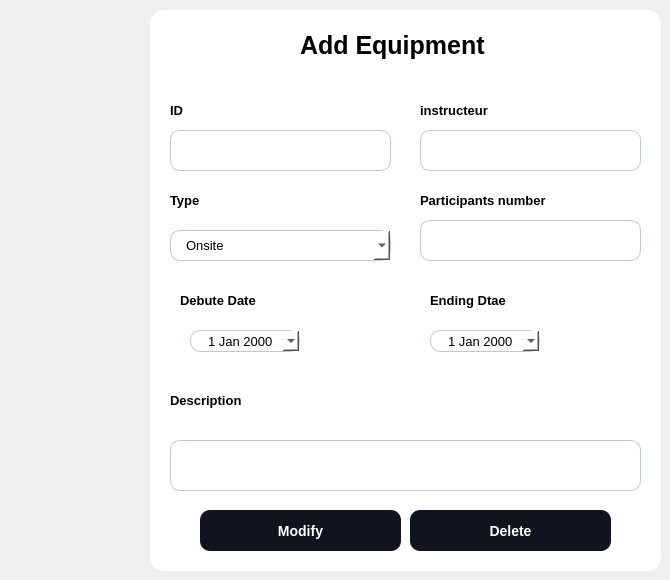
           <widget class="QWidget" name="page_15">
            <widget class="QWidget" name="add_container_6" native="true">
             <property name="geometry">
              <rect>
               <x>150</x>
               <y>10</y>
               <width>511</width>
               <height>561</height>
              </rect>
             </property>
             <property name="styleSheet">
              <string notr="true">background-color :white ; 
border-radius :14px ; 
</string>
             </property>
             <widget class="QPushButton" name="modify_formation">
              <property name="geometry">
               <rect>
                <x>50</x>
                <y>500</y>
                <width>201</width>
                <height>41</height>
               </rect>
              </property>
              <property name="cursor">
               <cursorShape>PointingHandCursor</cursorShape>
              </property>
              <property name="styleSheet">
               <string notr="true">QPushButton {
	background-color:#0F141E ; 
	border-radius:10px ; 
	color : white ; 
	font-size:14px ; 
	font-weight:bold; 
}

QPushButton::hover {
	background-color:#4AC7EA ; 
	color:white ; 
}</string>
              </property>
              <property name="text">
               <string>Modify</string>
              </property>
             </widget>
             <widget class="QPushButton" name="delete_formation">
              <property name="geometry">
               <rect>
                <x>260</x>
                <y>500</y>
                <width>201</width>
                <height>41</height>
               </rect>
              </property>
              <property name="cursor">
               <cursorShape>PointingHandCursor</cursorShape>
              </property>
              <property name="styleSheet">
               <string notr="true">QPushButton {
	background-color:#0F141E ; 
	border-radius:10px ; 
	color : white ; 
	font-size:14px ; 
	font-weight:bold; 
}

QPushButton::hover {
	background-color:#D60002 ; 
	color:white ; 
}</string>
              </property>
              <property name="text">
               <string>Delete</string>
              </property>
             </widget>
             <widget class="QTextEdit" name="description_3">
              <property name="geometry">
               <rect>
                <x>20</x>
                <y>430</y>
                <width>471</width>
                <height>51</height>
               </rect>
              </property>
              <property name="styleSheet">
               <string notr="true">
	background-color:white ; 
	border-radius:10px ; 
	font-size:13px ; 
	padding : 15px 0 0 15px ; 
	border:1px solid #BFC9D3 ; 

</string>
              </property>
             </widget>
             <widget class="QLabel" name="label_45">
              <property name="geometry">
               <rect>
                <x>20</x>
                <y>380</y>
                <width>81</width>
                <height>21</height>
               </rect>
              </property>
              <property name="styleSheet">
               <string notr="true">font-size:13px;
font-weight:bold ; </string>
              </property>
              <property name="text">
               <string>Description</string>
              </property>
             </widget>
             <widget class="QLabel" name="label_46">
              <property name="geometry">
               <rect>
                <x>30</x>
                <y>280</y>
                <width>81</width>
                <height>21</height>
               </rect>
              </property>
              <property name="styleSheet">
               <string notr="true">font-size:13px;
font-weight:bold ; </string>
              </property>
              <property name="text">
               <string>Debute Date</string>
              </property>
             </widget>
             <widget class="QLabel" name="label_47">
              <property name="geometry">
               <rect>
                <x>280</x>
                <y>280</y>
                <width>81</width>
                <height>21</height>
               </rect>
              </property>
              <property name="styleSheet">
               <string notr="true">font-size:13px;
font-weight:bold ; </string>
              </property>
              <property name="text">
               <string>Ending Dtae</string>
              </property>
             </widget>
             <widget class="QDateEdit" name="dateDebut_3">
              <property name="geometry">
               <rect>
                <x>40</x>
                <y>320</y>
                <width>110</width>
                <height>22</height>
               </rect>
              </property>
              <property name="styleSheet">
               <string notr="true">
	background-color:white ; 
	border-radius:10px ; 
	font-size:13px ; 
	padding-left : 15px ; 
	border:1px solid #BFC9D3 ; 
</string>
              </property>
              <property name="calendarPopup">
               <bool>true</bool>
              </property>
             </widget>
             <widget class="QDateEdit" name="dateFin_3">
              <property name="geometry">
               <rect>
                <x>280</x>
                <y>320</y>
                <width>110</width>
                <height>22</height>
               </rect>
              </property>
              <property name="styleSheet">
               <string notr="true">
	background-color:white ; 
	border-radius:10px ; 
	font-size:13px ; 
	padding-left : 15px ; 
	border:1px solid #BFC9D3 ; 
</string>
              </property>
              <property name="calendarPopup">
               <bool>true</bool>
              </property>
             </widget>
             <widget class="QComboBox" name="type_formation_2">
              <property name="geometry">
               <rect>
                <x>20</x>
                <y>220</y>
                <width>221</width>
                <height>31</height>
               </rect>
              </property>
              <property name="styleSheet">
               <string notr="true">
	background-color:white ; 
	border-radius:10px ; 
	font-size:13px ; 
	padding-left : 15px ; 
	border:1px solid #BFC9D3 ; 
</string>
              </property>
              <item>
               <property name="text">
                <string>Onsite</string>
               </property>
              </item>
              <item>
               <property name="text">
                <string>Online</string>
               </property>
              </item>
             </widget>
             <widget class="QLineEdit" name="nbParticipants_2">
              <property name="geometry">
               <rect>
                <x>270</x>
                <y>210</y>
                <width>221</width>
                <height>41</height>
               </rect>
              </property>
              <property name="styleSheet">
               <string notr="true">
	background-color:white ; 
	border-radius:10px ; 
	font-size:13px ; 
	padding-left : 15px ; 
	border:1px solid #BFC9D3 ; 
</string>
              </property>
             </widget>
             <widget class="QLabel" name="label_42">
              <property name="geometry">
               <rect>
                <x>20</x>
                <y>180</y>
                <width>31</width>
                <height>21</height>
               </rect>
              </property>
              <property name="styleSheet">
               <string notr="true">font-size:13px;
font-weight:bold ; </string>
              </property>
              <property name="text">
               <string>Type</string>
              </property>
             </widget>
             <widget class="QLabel" name="label_43">
              <property name="geometry">
               <rect>
                <x>270</x>
                <y>180</y>
                <width>141</width>
                <height>21</height>
               </rect>
              </property>
              <property name="styleSheet">
               <string notr="true">font-size:13px;
font-weight:bold ; </string>
              </property>
              <property name="text">
               <string>Participants number</string>
              </property>
             </widget>
             <widget class="QLabel" name="label_48">
              <property name="geometry">
               <rect>
                <x>20</x>
                <y>90</y>
                <width>21</width>
                <height>21</height>
               </rect>
              </property>
              <property name="styleSheet">
               <string notr="true">font-size:13px;
font-weight:bold ; </string>
              </property>
              <property name="text">
               <string>ID</string>
              </property>
             </widget>
             <widget class="QLabel" name="title1_4">
              <property name="geometry">
               <rect>
                <x>150</x>
                <y>20</y>
                <width>201</width>
                <height>31</height>
               </rect>
              </property>
              <property name="styleSheet">
               <string notr="true">
	font-size: 25px ; 
	font-weight:bold ; 
</string>
              </property>
              <property name="text">
               <string>Add Equipment</string>
              </property>
             </widget>
             <widget class="QLabel" name="label_44">
              <property name="geometry">
               <rect>
                <x>270</x>
                <y>90</y>
                <width>81</width>
                <height>21</height>
               </rect>
              </property>
              <property name="styleSheet">
               <string notr="true">font-size:13px;
font-weight:bold ; </string>
              </property>
              <property name="text">
               <string>instructeur</string>
              </property>
             </widget>
             <widget class="QLineEdit" name="ID_formation_2">
              <property name="enabled">
               <bool>false</bool>
              </property>
              <property name="geometry">
               <rect>
                <x>20</x>
                <y>120</y>
                <width>221</width>
                <height>41</height>
               </rect>
              </property>
              <property name="styleSheet">
               <string notr="true">
	background-color:white ; 
	border-radius:10px ; 
	font-size:13px ; 
	padding-left : 15px ; 
	border:1px solid #BFC9D3 ; 
</string>
              </property>
             </widget>
             <widget class="QLineEdit" name="instructeur_2">
              <property name="geometry">
               <rect>
                <x>270</x>
                <y>120</y>
                <width>221</width>
                <height>41</height>
               </rect>
              </property>
              <property name="styleSheet">
               <string notr="true">
	background-color:white ; 
	border-radius:10px ; 
	font-size:13px ; 
	padding-left : 15px ; 
	border:1px solid #BFC9D3 ; 
</string>
              </property>
             </widget>
            </widget>
           </widget>
